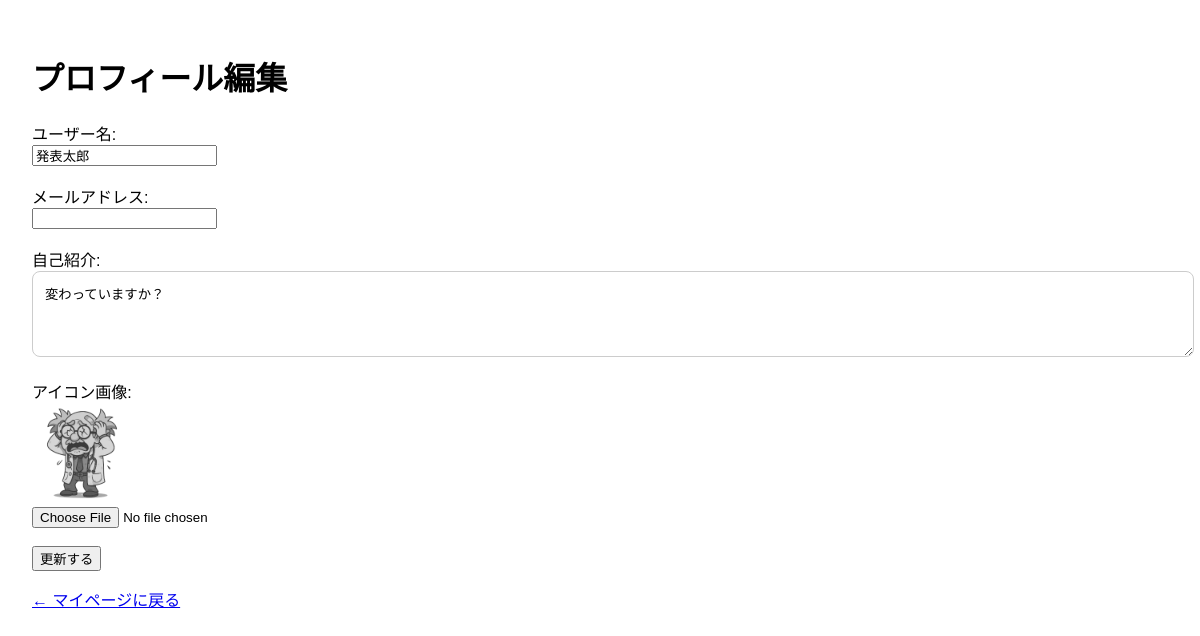
The page /mypage_edit.php (signed in) on the database its author committed.
### tables this page shows
CREATE TABLE `users` (
  `id` int(11) NOT NULL,
  `username` varchar(50) NOT NULL,
  `password_hash` varchar(255) NOT NULL,
  `created_at` datetime DEFAULT current_timestamp(),
  `email` varchar(100) DEFAULT NULL,
  `bio` text DEFAULT NULL,
  `icon` varchar(255) DEFAULT NULL
);

### mypage_edit.php (the view, shortened to what this page needs)
<?php
require 'db_connect.php';
$stmt = $pdo->prepare("SELECT username, email, bio, icon FROM users WHERE id = ?");
$stmt->execute([$_SESSION['user_id']]);
$user = $stmt->fetch();
?>
<!DOCTYPE html>
<html lang="ja">
<head>
  <link rel="stylesheet" href="style.css" />
</head>
<body>
  <div class="main">
    <h1>プロフィール編集</h1>
    <form method="post" enctype="multipart/form-data">
      <label>ユーザー名:</label><br>
      <input type="text" name="username" value="<?= htmlspecialchars($user['username']) ?>" required><br><br>
      <label>メールアドレス:</label><br>
      <input type="email" name="email" value="<?= htmlspecialchars($user['email'] ?? '') ?>"><br><br>
      <label>自己紹介:</label><br>
      <textarea name="bio" rows="4"><?= htmlspecialchars($user['bio'] ?? '') ?></textarea><br><br>
      <label>アイコン画像:</label><br>
      <?php if (!empty($user['icon'])): ?>
        <img src="uploads/<?= htmlspecialchars($user['icon']) ?>" style="max-width:100px;"><br>
      <?php endif; ?>
      <input type="file" name="icon" accept="image/*"><br><br>
      <button type="submit">更新する</button>
    </form>
    <p><a href="mypage.php">← マイページに戻る</a></p>
  </div>
</body>
</html>

### style.css (style rules this page uses)
body { font-family: sans-serif; margin: 0; background: #f0f2f5; display: flex; }
.main { margin-left: 0; padding: 2rem; flex: 1; transition: margin-left 0.3s ease; width: 100%; }
textarea { width: 100%; padding: 0.75rem; border-radius: 8px; border: 1px solid #ccc; }
body { background-color: #fff; color: #000; }

### rows shown on the page
users: username "発表太郎", bio "変わっていますか？", icon (picture)
